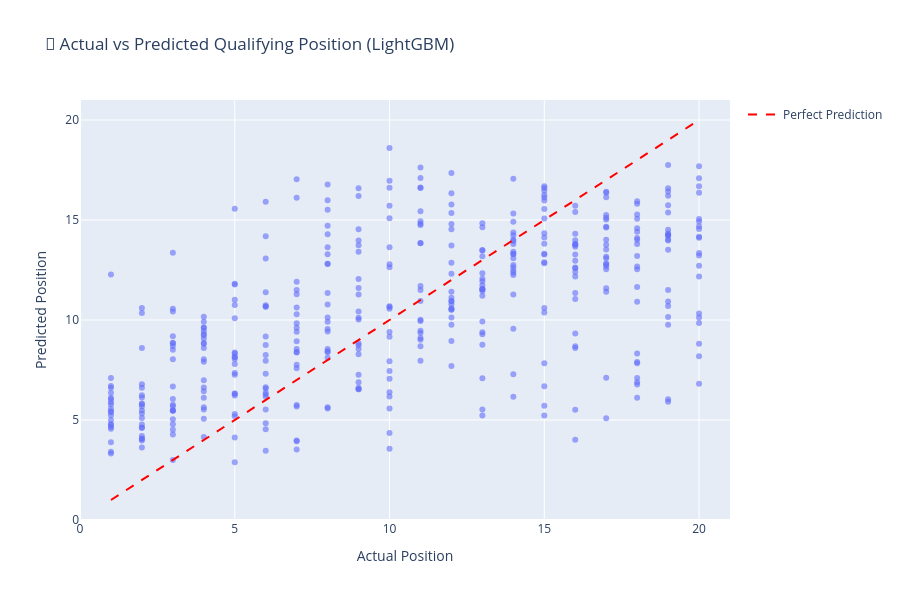

Notebook code cell kept with this figure:
### Code cell
# Actual vs Predicted scatter plot
fig = px.scatter(
    results_df,
    x='actual',
    y='predicted',
    hover_data=['driver', 'event'],
    title=f'🎯 Actual vs Predicted Qualifying Position ({best_model_name})',
    labels={'actual': 'Actual Position', 'predicted': 'Predicted Position'},
    opacity=0.6,
    height=600
)

# Add perfect prediction line
fig.add_trace(
    go.Scatter(
        x=[1, 20],
        y=[1, 20],
        mode='lines',
        name='Perfect Prediction',
        line=dict(color='red', dash='dash')
    )
)

fig.update_layout(
    xaxis=dict(range=[0, 21]),
    yaxis=dict(range=[0, 21])
)

fig.show()

### Figure 1 — Plotly figure (JSON) as saved in the notebook; plotly's stock layout.template omitted (floating-point values rounded to 4 significant figures; data arrays with more than 128 entries replaced by an {"elided": "..."} marker saying what was removed)
{"data": [{"customdata": {"elided": "419x2 str values"}, "hovertemplate": "Actual Position=%{x}<br>Predicted Position=%{y}<br>driver=%{customdata[0]}<br>event=%{customdata[1]}<extra></extra>", "legendgroup": "", "marker": {"color": "#636efa", "opacity": 0.6, "symbol": "circle"}, "mode": "markers", "name": "", "orientation": "v", "showlegend": false, "type": "scatter", "x": {"elided": "419 float values"}, "xaxis": "x", "y": {"elided": "419 float values"}, "yaxis": "y"}, {"line": {"color": "red", "dash": "dash"}, "mode": "lines", "name": "Perfect Prediction", "type": "scatter", "x": [1, 20], "y": [1, 20]}], "layout": {"height": 600, "legend": {"tracegroupgap": 0}, "title": {"text": "🎯 Actual vs Predicted Qualifying Position (LightGBM)"}, "xaxis": {"anchor": "y", "domain": [0, 1], "range": [0, 21], "title": {"text": "Actual Position"}}, "yaxis": {"anchor": "x", "domain": [0, 1], "range": [0, 21], "title": {"text": "Predicted Position"}}}}
